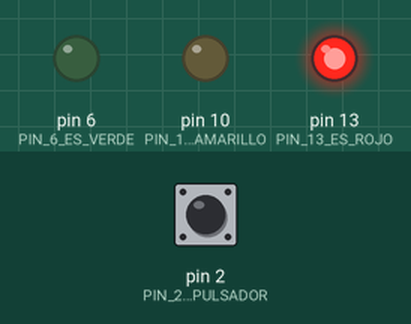
Recording of a sketch running on a simulated Arduino Uno, built with avr-gcc and run on an emulated ATmega328P. Parts: output pins drawn as LEDs (lit = HIGH). The inputs (shaded band) are chosen by the test bench; at power-on: pin 2 (PIN_2_ES_EL_PULSADOR) LOW.

Above: at 1.2 s.
1.3 s: pin 2 (PIN_2_ES_EL_PULSADOR) pulled HIGH for 0.15 s
At 2.4 s:
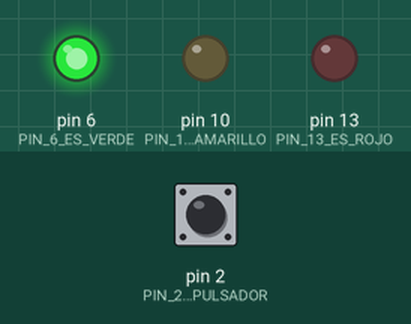
4.4 s: pin 2 (PIN_2_ES_EL_PULSADOR) pulled HIGH for 3.2 s
At 11.9 s:
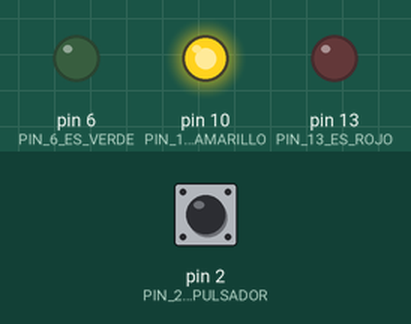
12.1 s: pin 2 (PIN_2_ES_EL_PULSADOR) pulled HIGH for 1 s
At 13.1 s:
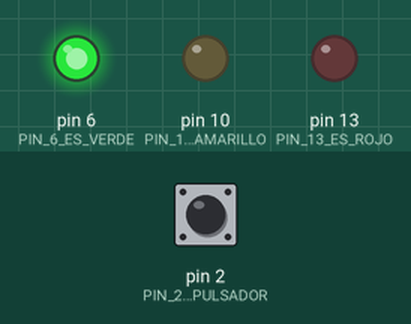
Timing chart, 0 to 18.6 s (numbered marks = the images above; inputs shaded):
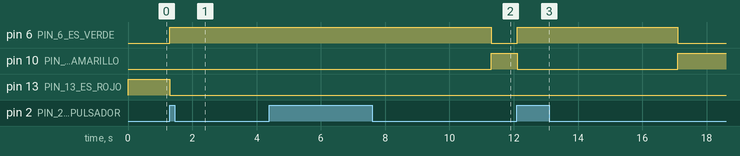

Measured:
- after the input at 1.3 s, pin 6 (PIN_6_ES_VERDE): LOW → HIGH at once; pin 13 (PIN_13_ES_ROJO): HIGH → LOW at once
- after the input at 4.4 s, pin 6 (PIN_6_ES_VERDE): HIGH → LOW after 6.9 s instead of 1.9 s; pin 13 (PIN_13_ES_ROJO): stays LOW (without the input it goes to HIGH after 6.9 s)
- after the input at 12.1 s, pin 6 (PIN_6_ES_VERDE): LOW → HIGH at once, → LOW 5.0 s later; pin 13 (PIN_13_ES_ROJO): stays LOW (without the input it goes to HIGH after 4.3 s)

The sketch:

Semaforo.ino
```cpp
// Declaramos variables.

int iEstado;
int iEstadoRojo, iEstadoAmarillo, iEstadoVerde, iEstadoPrevio;
int i;
int salir;

void setup() {
  // inicializamos y damos valores a las variables.
  iEstadoRojo = 1;
  iEstadoAmarillo = 2;
  iEstadoVerde = 3;
  iEstado = iEstadoRojo;
  iEstadoPrevio = iEstado;
  i = 0;
  pinMode(13, OUTPUT); //PIN 13 ES ROJO
  pinMode(10, OUTPUT); //PIN 10 ES AMARILLO
  pinMode(6, OUTPUT); //PIN 6 ES VERDE
  pinMode(2, INPUT); //PIN 2 ES EL PULSADOR
}

void loop() {
/**
 * Comporbamos que la varible iEstado sea igual a iEstadoRojo.
 * Si es verdad encendemos el led rojo que esta en el pin 13.
 * igualamos i a cero para hacer el while y salir a 1.
 * Mientras i sea menor a 5000 milisegundos y salir no sea igual a 0.
 * si i es menor que 5000 y salir es igual a 1:
 * Comprovamos si se pulsa el pulsador, de ser pulsado igualamos salir a 0 e igualamos iEstado a iEstadoVerde,
 * sumamos 1 a la variable, hacemos un delay de 1 milisegundo y salimos del while.
 * Apagamos el led y comprobamos que salir no es igual a 0. Igualamos iEstado previo a iEstado e iEstado a iEstadoAmarillo.
*/
  if (iEstado == iEstadoRojo) {
    digitalWrite(13, HIGH); //enciende el PIN 13 = A BOMBILLA ROJA
    i = 0; //igualamos i a cero para el while
    salir = 1; // igualamos salir a 1
    while (i < 5000 && salir != 0) {
      if (digitalRead(2) == true) {
        salir = 0;
        iEstado = iEstadoVerde;
      }
      i++;
      delay(1);
    }

    digitalWrite(13, LOW);

    if (salir != 0) {
      iEstadoPrevio = iEstado;
      iEstado = iEstadoAmarillo;
    }

  }
  else if (iEstado == iEstadoAmarillo) {
    digitalWrite(10, HIGH); //enciende el PIN 3 = A BOMBILLA ROJA
    i = 0;
    salir = 1;
    while (i < 5000 && salir != 0) {
      if (digitalRead(2) == true) {
        salir = 0;
        iEstado = iEstadoVerde;
      }
      i++;
      delay(1);
    }
    digitalWrite(10, LOW);
    if (iEstado != 0) {
      if (iEstadoPrevio == iEstadoRojo) {
        iEstado = iEstadoVerde;
      } else {
        iEstado = iEstadoRojo;
      }


    }

  }
  else if (iEstado == iEstadoVerde) {
    digitalWrite(6, HIGH); //enciende el PIN 3 = A BOMBILLA ROJA
    delay(5000);
    digitalWrite(6, LOW);
    iEstadoPrevio = iEstado;
    iEstado = iEstadoAmarillo;
  }
}
```
